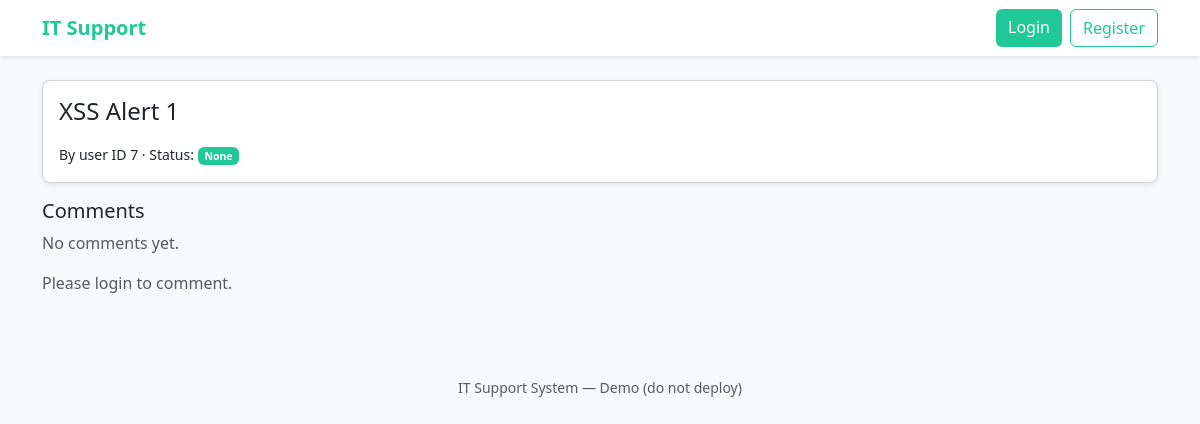
The page /ticket/2 on the database as committed earlier.
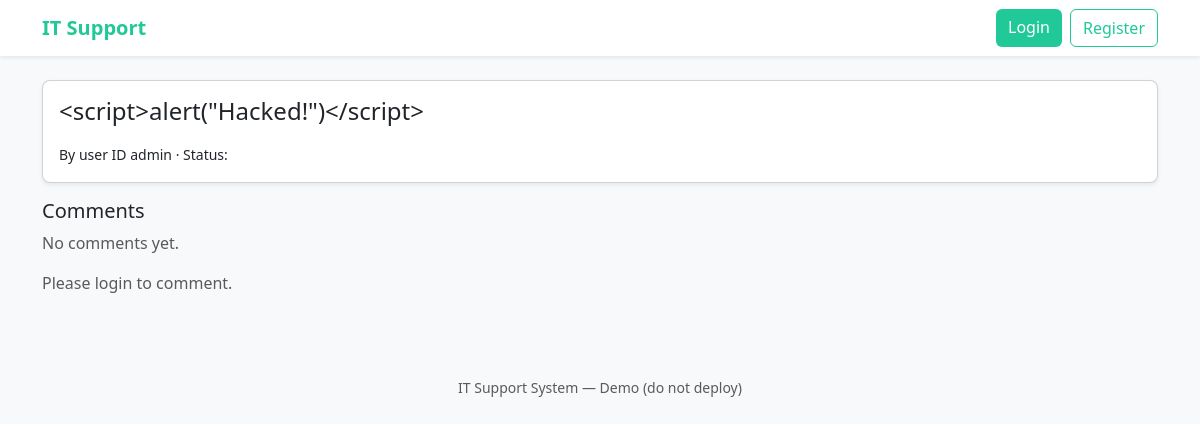
The same page on the database as committed later.
### tables this page shows
CREATE TABLE tickets (
            id INTEGER PRIMARY KEY AUTOINCREMENT,
            title TEXT,
            description TEXT,
            creator TEXT
        );

### app.py (the view, shortened to what this page needs)
@app.route("/ticket/<int:ticket_id>", methods=["GET", "POST"])
def view_ticket(ticket_id):
    tickets = safe_exec("SELECT * FROM tickets WHERE id = ?", (ticket_id,))
    if not tickets:
        return "Ticket not found.", 404
    ticket = tickets[0]
    comments = safe_exec("SELECT * FROM comments WHERE ticket_id = ? ORDER BY id ASC", (ticket_id,))
    return render_template("view_ticket.html", ticket=ticket, comments=comments)

### app.py (called while the page is built)
def get_conn():
    conn = getattr(g, "_conn", None)
    if conn is None:
        conn = sqlite3.connect(DB_PATH)
        conn.row_factory = sqlite3.Row
        g._conn = conn
    return conn

@app.teardown_appcontext
def close_conn(exc):
    conn = getattr(g, "_conn", None)
    if conn is not None:
        conn.close()

def safe_exec(sql, params=()):
    conn = get_conn()
    cur = conn.cursor()
    cur.execute(sql, params)
    rows = cur.fetchall()
    conn.commit()
    return rows

### templates/view_ticket.html (shortened to what this page needs)
{% extends "base.html" %}
{% block content %}
<div class="card shadow-sm mb-3">
  <div class="card-body">
    <h4 class="card-title">{{ ticket['title'] }}</h4>
    <p class="mb-0">
      <small>
        By user ID {{ ticket['creator'] }}
        · Status:
        <span class="badge bg-teal">{{ ticket['status'] }}</span>
      </small>
    </p>
  </div>
</div>
<h5>Comments</h5>
{% for c in comments %}
  <div class="card mb-2">
    <div class="card-body">
      <p class="mb-1"><strong>{{ c['author'] }}</strong> says:</p>
      <p class="mb-0">{{ c['content']|safe }}</p>
    </div>
  </div>
{% else %}
  <p class="text-muted">No comments yet.</p>
{% endfor %}
{% if session.get('username') %}
  <div class="card mt-3 shadow-sm">
    <div class="card-body">
      <h5 class="mb-3">Add Comment</h5>
      <form method="post">
        <div class="mb-3">
          <textarea name="content" class="form-control" rows="3" required></textarea>
        </div>
        <button class="btn btn-teal">Post Comment</button>
      </form>
    </div>
  </div>
{% else %}
  <p class="text-muted mt-3">Please login to comment.</p>
{% endif %}
{% endblock %}

Rows that differ between the two databases and show on the page:
changed tickets: title "XSS Alert 1" → "<script>alert(\"Hacked!\")</script>"; creator "7" → "admin"
Other text that changed with them:
{{ ticket['status'] }}: "None" → (not shown)
